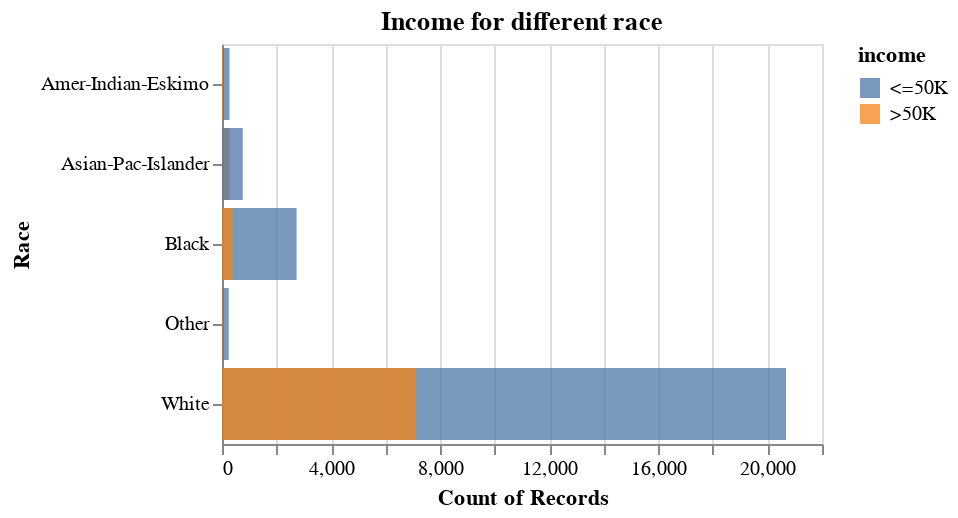

This figure's notebook cell:
### Code cell
alt.Chart(data_adult, title = "Income for different race").mark_bar(opacity = 0.75).encode(
    alt.Y('race').title("Race"),
    alt.X('count()').stack(False),
    alt.Color('income')
).properties(
    height=200,
    width=300
)

### Figure 1 — Vega specification as saved in the notebook (floating-point values rounded to 4 significant figures)
{"$schema": "https://vega.github.io/schema/vega/v5.json", "data": [{"name": "source_0", "values": [{"__count": 20680, "income": " <=50K", "race": " White"}, {"__count": 2735, "income": " <=50K", "race": " Black"}, {"__count": 7115, "income": " >50K", "race": " White"}, {"__count": 387, "income": " >50K", "race": " Black"}, {"__count": 276, "income": " >50K", "race": " Asian-Pac-Islander"}, {"__count": 275, "income": " <=50K", "race": " Amer-Indian-Eskimo"}, {"__count": 246, "income": " <=50K", "race": " Other"}, {"__count": 762, "income": " <=50K", "race": " Asian-Pac-Islander"}, {"__count": 25, "income": " >50K", "race": " Other"}, {"__count": 36, "income": " >50K", "race": " Amer-Indian-Eskimo"}]}, {"name": "source_0_x_domain___count", "values": [{"min": 25, "max": 20680}]}, {"name": "source_0_y_domain_race", "values": [{"race": " White"}, {"race": " Black"}, {"race": " Asian-Pac-Islander"}, {"race": " Amer-Indian-Eskimo"}, {"race": " Other"}]}, {"name": "source_0_color_domain_income", "values": [{"income": " <=50K"}, {"income": " >50K"}]}], "marks": [{"type": "rect", "name": "marks", "from": {"data": "source_0"}, "encode": {"update": {"height": {"signal": "max(0.25, bandwidth('y'))"}, "opacity": {"value": 0.75}, "fill": {"field": "income", "scale": "color"}, "y": {"field": "race", "scale": "y"}, "x": {"field": "__count", "scale": "x"}, "x2": {"value": 0, "scale": "x"}}}, "style": ["bar"]}], "scales": [{"name": "x", "type": "linear", "domain": [{"signal": "(data(\"source_0_x_domain___count\")[0] || {}).min"}, {"signal": "(data(\"source_0_x_domain___count\")[0] || {}).max"}], "range": [0, {"signal": "width"}], "nice": true, "zero": true}, {"name": "y", "type": "band", "domain": {"data": "source_0_y_domain_race", "field": "race", "sort": true}, "range": [0, {"signal": "height"}], "paddingInner": 0.1, "paddingOuter": 0.05}, {"name": "color", "type": "ordinal", "domain": {"data": "source_0_color_domain_income", "field": "income", "sort": true}, "range": "category"}], "axes": [{"scale": "x", "aria": false, "gridScale": "y", "zindex": 0, "labels": false, "domain": false, "ticks": false, "maxExtent": 0, "orient": "bottom", "grid": true, "minExtent": 0, "tickCount": {"signal": "ceil(width/40)"}}, {"scale": "x", "labelFlush": true, "title": "Count of Records", "grid": false, "orient": "bottom", "labelOverlap": true, "tickCount": {"signal": "ceil(width/40)"}, "zindex": 0}, {"scale": "y", "grid": false, "title": "Race", "orient": "left", "zindex": 0}], "title": {"text": "Income for different race", "frame": "group"}, "background": "white", "height": 200, "padding": 5, "legends": [{"fill": "color", "symbolType": "square", "title": "income", "encode": {"symbols": {"update": {"opacity": {"value": 0.75}}}}}], "style": "cell", "width": 300}
